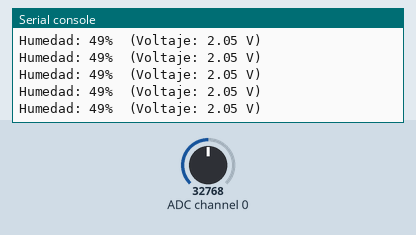
Simulated run of this program. Board: CircuitPython board. On the bench: the last lines printed to the serial console. Inputs (shaded band) come from the test bench; at power-on: ADC channel 0 = 32768 (analog values on the 0–65535 scale).

Above: at 1.2 s.
1.3 s: ADC channel 0 set to 45874
At 1.63 s:
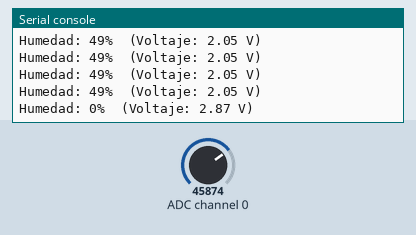
2.8 s: ADC channel 0 set to 57670
At 2.88 s:
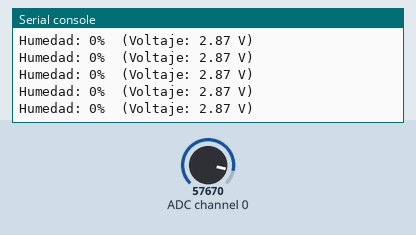
Timing chart, 0 to 5.8 s (numbered marks = the images above; inputs shaded):
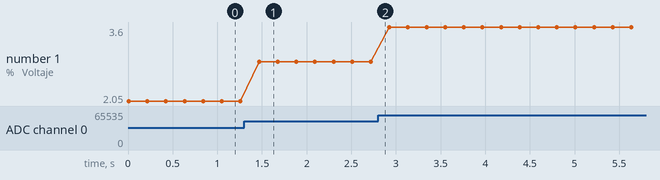

The program:

PruebaSensorHumedad.py
```python
import board
import time
import busio
from adafruit_ads1x15.ads1115 import ADS1115
from adafruit_ads1x15.analog_in import AnalogIn

try:
    i2c = busio.I2C(board.SCL, board.SDA)
    ads = ADS1115(i2c)

    valorAire = 2.55
    valorAgua = 1.53

    channel = AnalogIn(ads, 0)

    while True:
        voltaje = channel.voltage
        porcentaje = (valorAire - voltaje) / (valorAire - valorAgua) * 100

        if porcentaje < 0:
            porcentaje = 0
        elif porcentaje > 100:
            porcentaje = 100

        porcentaje = int(porcentaje)

        print(f"Humedad: {porcentaje}%  (Voltaje: {voltaje:.2f} V)")

        time.sleep(0.2)

except OSError:
    print("\nSe perdio la comunicacion I2C")
except KeyboardInterrupt:
    print("\nCerrando programa")
except Exception as e:
    print(f"\nOcurrio un error inesperado: {e}")
finally:
    print("\nola")
```

Measured:
- after the input at 1.3 s, the serial console: prints a new line after 0.17 s (image 1)
- plotted number 1: 2.05 → 2.87 after the input at 1.3 s, 2.87 → 3.6 after the input at 2.8 s
